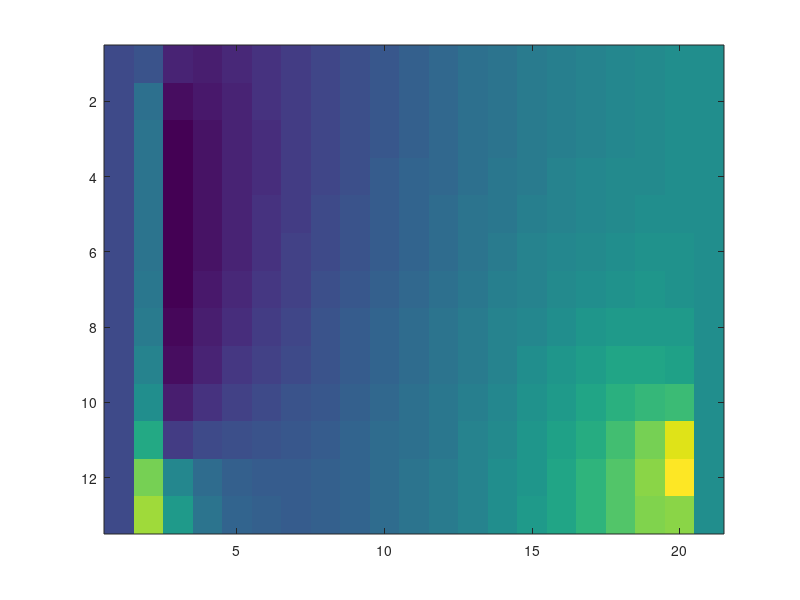

MATLAB code for this plot:
 h = 0.2;
 N = 19; M = 11;% N is x-direction. M is y-direction
 n = N*(M+2);% size of system
 e = ones(n,1);
 A = spdiags([-e -e 4*e -e -e],[-N -1 0 1 N],n,n);
 %1) add known values on sides in term b
 b = zeros(n,1);
 b(1:N:end) = 300;
 b(N:N:end) = 600;
 for i = 1:M-1
    A(2+i*N, 2+i*N-1) = 0; 
    A(N+(i-1)*N, N+(i-1)*N +1) = 0;
 end

 %2) correct lower and upper equations with ghost points etc
 for i = 1:N
    A(i,i+N) = -2;
    A(end-i+1, end-i+1-N) = -2;
 end
 
 U = A\b;
 U = reshape(U,N,M+2)';
 U = [300*ones(M+2,1) U 600*ones(M+2,1)];
 imagesc(U)

 
 
 
 
 
 
 
 
 
 
 